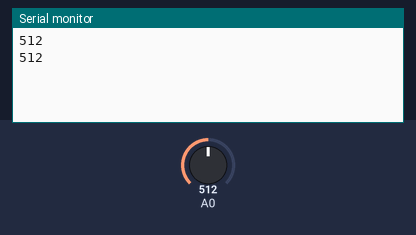
Bench run of a sketch on a simulated Arduino Uno, built with avr-gcc and run on an emulated ATmega328P. Shown: the last lines printed to the serial monitor. Inputs (shaded band) come from the test bench; at power-on: A0 = 512.

Above: at 1.8 s.
1.9 s: A0 set to 716
At 2.8 s:
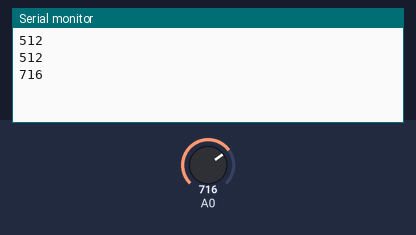
3.4 s: A0 set to 900
At 4.5 s:
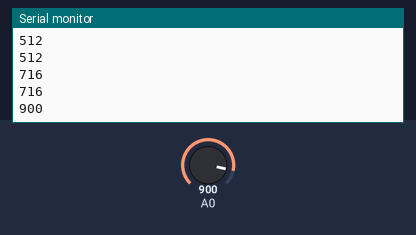
Timing chart, 0 to 6.4 s (numbered marks = the images above; inputs shaded):
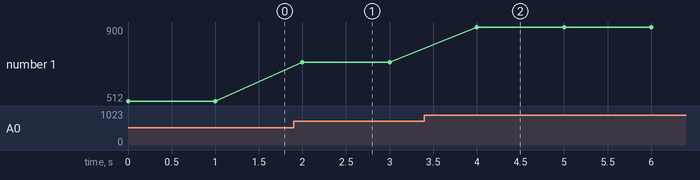

The sketch:

water.ino
```cpp
int water; // присваиваем имя для значений с аналогового входа A0

void setup() {
   pinMode(A0, INPUT);  // к входу A0 подключим датчик (англ. «intput»)
   Serial.begin(9600);  // подключаем монитор порта
}

void loop() {
   water = analogRead(A0); // переменная "water" находится в интервале от 0 до 1023

   Serial.println(water); // выводим значение датчика на монитор
   delay(1000);           // задержка в одну секунду
}
```

Measured:
- after the input at 1.9 s, the serial monitor: prints a new line after 0.10 s (image 1)
- after the input at 3.4 s, the serial monitor: prints a new line after 0.60 s (image 2)
- plotted number 1: 512 → 716 after the input at 1.9 s, 716 → 900 after the input at 3.4 s
